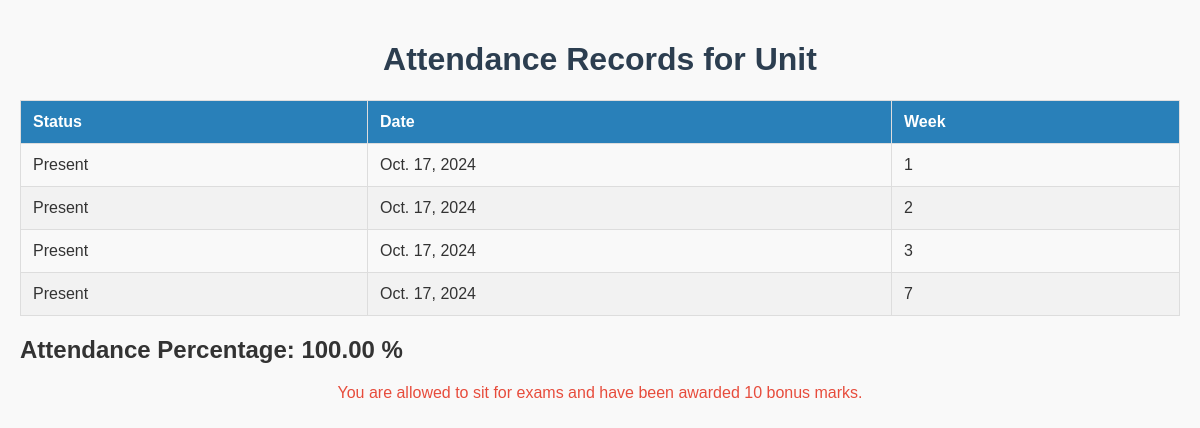
Page /attendance/10/ (signed in) on the earlier database version.
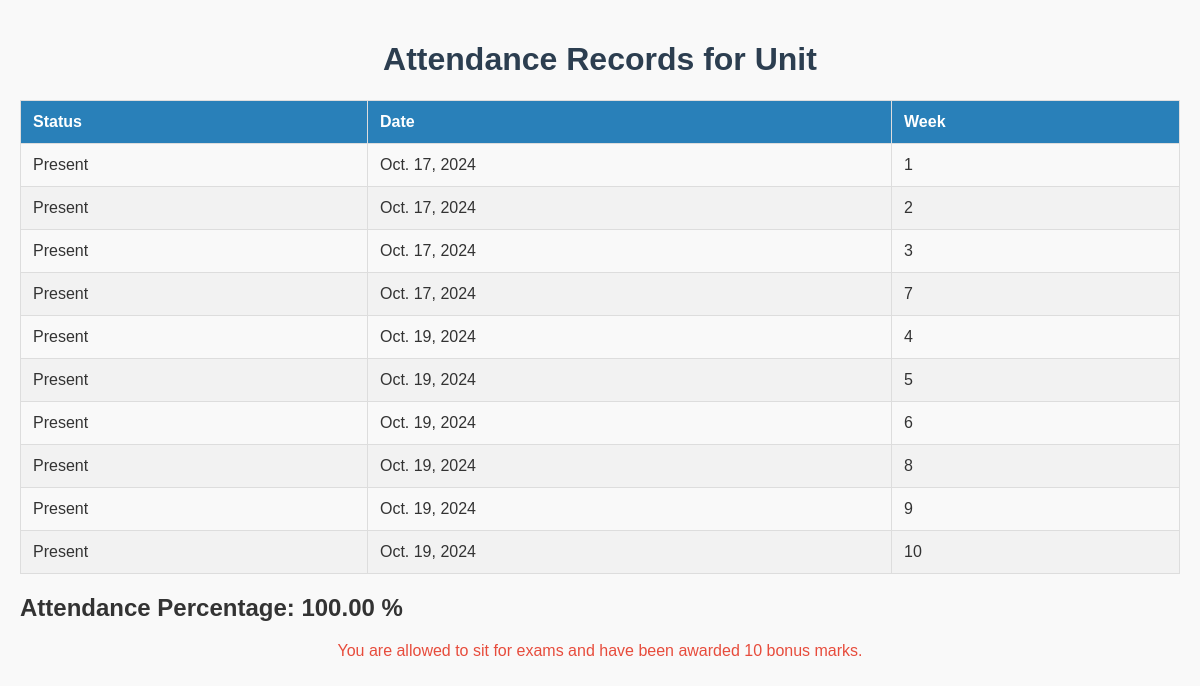
Same page on the later database version.
### attendance/models.py (models this page shows, shortened)
class Attendance(models.Model):
    student = models.ForeignKey(Student, on_delete=models.CASCADE)
    unit = models.ForeignKey(Unit, on_delete=models.CASCADE)
    week = models.CharField(max_length=50)  # Added week field to track attendance by week
    date = models.DateField(auto_now_add=True)
    present = models.BooleanField(default=False)

### attendance/views.py (the view)
# urls.py: path('attendance/<int:unit_id>/', views.unit_attendance, name='unit_attendance'),
def unit_attendance(request, unit_id):
    if request.user.is_authenticated:
        try:
            student_profile = StudentProfile.objects.get(user_name=request.user.username)
            student = Student.objects.get(profile=student_profile)
            attendance_records = Attendance.objects.filter(student=student, unit_id=unit_id)
            total_classes = attendance_records.count()  # Total number of attendance records
            attended_classes = attendance_records.filter(present=True).count()  # Count of attended classes
            attendance_percentage = (attended_classes / total_classes * 100) if total_classes > 0 else 0
            eligible_for_exams = attendance_percentage >= 60
            bonus_marks = 10 if eligible_for_exams else 0
            context = {
                'attendance_records': attendance_records,
                'unit_id': unit_id,  # You can use this in the template for unit details
                'attendance_percentage': attendance_percentage,
                'eligible_for_exams': eligible_for_exams,
                'bonus_marks': bonus_marks,
            }
            return render(request, 'unit_attendance.html', context)
        except StudentProfile.DoesNotExist:
            return render(request, 'unit_attendance.html', {'error': 'Student profile not found.'})
        except Student.DoesNotExist:
            return render(request, 'unit_attendance.html', {'error': 'Student not found.'})
    else:
        return render(request, 'unit_attendance.html', {'error': 'User not authenticated.'})

### templates/unit_attendance.html (shortened to what this page needs)
<!DOCTYPE html>
<html lang="en">
<head>
</head>
<body>
    <h1>Attendance Records for Unit</h1>
    {% if attendance_records %}
        <table>
            <thead>
                <tr>
                    <th>Status</th>
                    <th>Date</th>
                    <th>Week</th>
                </tr>
            </thead>
            <tbody>
                {% for record in attendance_records %}
                    <tr>
                        <td>{{ record.present|yesno:"Present,Absent" }}</td>
                        <td>{{ record.date }}</td>
                        <td>{{ record.week }}</td>
                    </tr>
                {% endfor %}
            </tbody>
        </table>
    {% else %}
        <p>No attendance records found for this unit.</p>
    {% endif %}
    <h2>Attendance Percentage: {{ attendance_percentage|floatformat:2 }} %</h2>
{% if eligible_for_exams %}
    <p>You are allowed to sit for exams and have been awarded {{ bonus_marks }} bonus marks.</p>
{% else %}
    <p>You are not eligible to sit for exams.</p>
{% endif %}
</body>
</html>

Differences in the rows shown:
added Attendance: present "Present", date "Oct. 19, 2024", week "4"
added Attendance: present "Present", date "Oct. 19, 2024", week "5"
added Attendance: present "Present", date "Oct. 19, 2024", week "6"
added Attendance: present "Present", date "Oct. 19, 2024", week "8"
added Attendance: present "Present", date "Oct. 19, 2024", week "9"
added Attendance: present "Present", date "Oct. 19, 2024", week "10"
